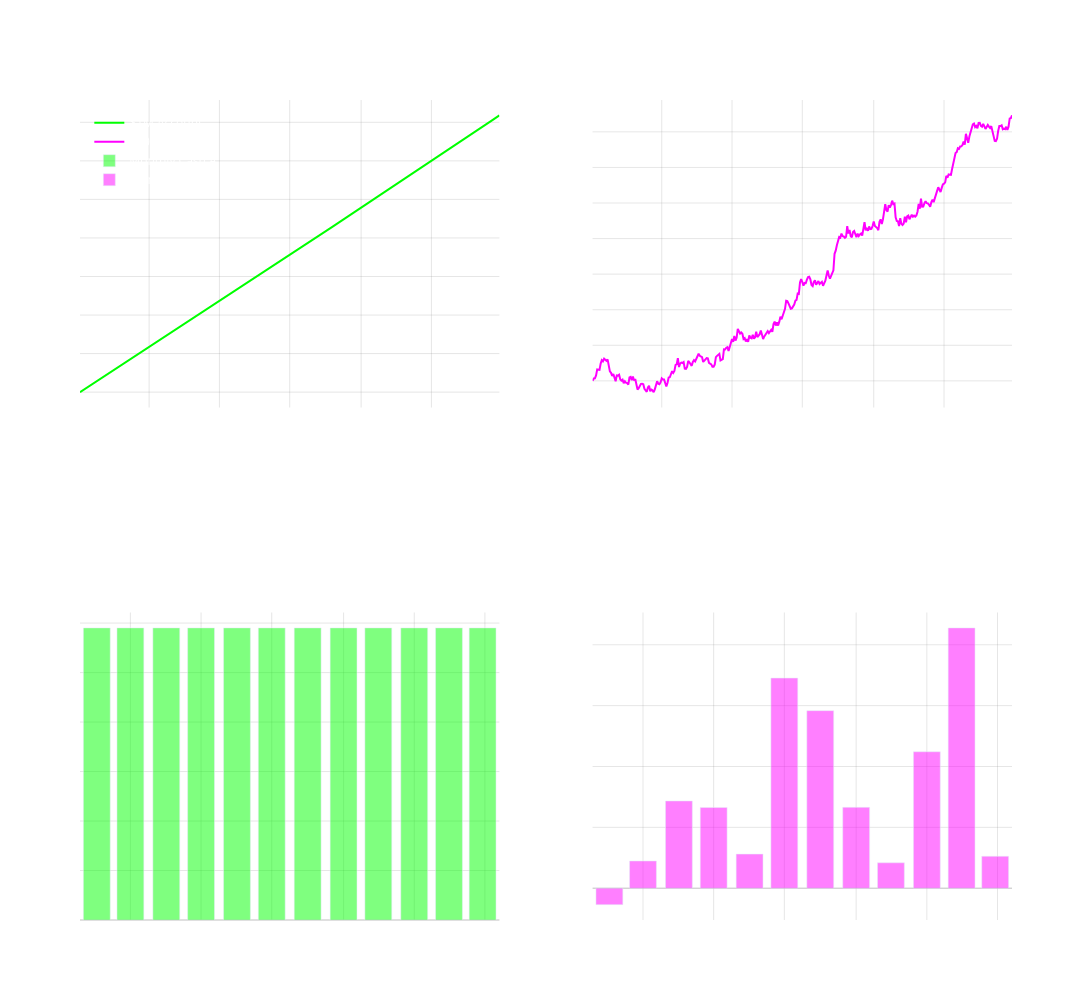

The notebook cell saved with this chart:
### Markdown cell above
**Cash** is, just like the others above, on its own, a useless measure, it gives us no perception of the capital being allocated or the performance

relative to portfolio size (for example, \$3,000/mo on a \$1,000,000 portfolio is **NOT** "good" - we'll see why below)

####  Example: Risk-Free Investments (U.S. Treasuries)

U.S. Treasuries are the closest proxy for a risk-free investment we have in real life - as my old finance professor once said:

*"If the U.S. is defaulting on your interest payments, you have far more concerns than if it is a valid risk-free rate proxy"*

Effectively, this shows why **cash** is **not** a useful measure of performance on its own. . .

### Code cell
import numpy as np
import plotly.graph_objects as go
from plotly.subplots import make_subplots
from datetime import datetime, timedelta

# Generate daily dates for 1 year
n_points = 365
dates = [datetime(2024,1,1) + timedelta(days=int(x)) for x in range(n_points)]

# Account A: $1,000,000 at 3.6% annual return (deterministic)
initial_a = 1_000_000
daily_rate_a = (1 + 0.036)**(1/365) - 1
strategy_a = [initial_a * (1 + daily_rate_a)**x for x in range(n_points)]

# Account B: $100,000 with stochastic 36% annual return but more consistent
initial_b = 100_000
target_annual_return = 0.36
daily_vol = 0.005  # Reduced volatility for more consistency
daily_drift = (np.log(1 + target_annual_return) - (daily_vol**2)/2)/365

# Generate stochastic path using GBM
np.random.seed(42)  # For reproducibility
daily_returns = np.random.normal(daily_drift, daily_vol, n_points)
strategy_b = [initial_b]
for ret in daily_returns:
    strategy_b.append(strategy_b[-1] * (1 + ret))
strategy_b = strategy_b[:-1]  # Remove extra point

# Calculate monthly cash generated
months = np.array([date.month for date in dates])
month_ends = np.where(np.diff(months))[0] + 1
month_ends = np.append(month_ends, -1)  # Add final point

# Fixed monthly cash for Account A (3.6% annual return)
monthly_return_a = (1 + 0.036)**(1/12) - 1
fixed_monthly_cash_a = initial_a * monthly_return_a

cash_generated_a = [fixed_monthly_cash_a] * len(month_ends)
cash_generated_b = []
prev_value_b = initial_b

for month_end in month_ends:
    cash_b = strategy_b[month_end] - prev_value_b
    cash_generated_b.append(cash_b)
    prev_value_b = strategy_b[month_end]

# Create figure with secondary y-axis
fig = make_subplots(rows=2, cols=2,
                    subplot_titles=(f"$1M Account (3.6% Return)", 
                                  f"$100K Account (Stochastic ~36% Return)",
                                  "Monthly Cash Generated - $1M Account",
                                  "Monthly Cash Generated - $100K Account"))

# Add strategy A to first subplot
fig.add_trace(
    go.Scatter(
        x=dates,
        y=strategy_a,
        mode='lines',
        line=dict(color='rgba(0, 255, 0, 1)'),  # Neon green
        name='$1M Account'
    ),
    row=1, col=1
)

# Add strategy B to second subplot
fig.add_trace(
    go.Scatter(
        x=dates,
        y=strategy_b,
        mode='lines',
        line=dict(color='rgba(255, 0, 255, 1)'),  # Neon purple
        name='$100K Account'
    ),
    row=1, col=2
)

# Add monthly cash generated for strategy A
fig.add_trace(
    go.Bar(
        x=[dates[i] for i in month_ends],
        y=cash_generated_a,
        name='Monthly Cash A',
        marker_color='rgba(0, 255, 0, 0.5)'
    ),
    row=2, col=1
)

# Add monthly cash generated for strategy B
fig.add_trace(
    go.Bar(
        x=[dates[i] for i in month_ends],
        y=cash_generated_b,
        name='Monthly Cash B',
        marker_color='rgba(255, 0, 255, 0.5)'
    ),
    row=2, col=2
)

# Update layout
fig.update_layout(
    height=1000,
    width=1200,
    showlegend=True,
    plot_bgcolor='rgba(0,0,0,0)',
    paper_bgcolor='rgba(0,0,0,0)',
    font=dict(color='white'),
    legend=dict(
        yanchor="top",
        y=0.99,
        xanchor="left",
        x=0.01
    ),
    title=dict(
        text=f'Portfolio Value and Monthly Cash Generation Comparison',
        y=0.95
    )
)

# Update axes
fig.update_xaxes(
    showgrid=True,
    gridwidth=1,
    gridcolor='rgba(128,128,128,0.2)',
    zeroline=True,
    zerolinewidth=1,
    zerolinecolor='rgba(128,128,128,0.5)'
)
fig.update_yaxes(
    showgrid=True,
    gridwidth=1,
    gridcolor='rgba(128,128,128,0.2)',
    zeroline=True,
    zerolinewidth=1,
    zerolinecolor='rgba(128,128,128,0.5)',
    title="Value ($)"
)

fig.show()

### Figure 1 — Plotly figure (JSON) as saved in the notebook; plotly's stock layout.template omitted (floating-point values rounded to 4 significant figures; data arrays with more than 128 entries replaced by an {"elided": "..."} marker saying what was removed)
{"data": [{"line": {"color": "rgba(0, 255, 0, 1)"}, "mode": "lines", "name": "$1M Account", "type": "scatter", "x": {"elided": "365 str values"}, "xaxis": "x", "y": {"elided": "365 float values"}, "yaxis": "y"}, {"line": {"color": "rgba(255, 0, 255, 1)"}, "mode": "lines", "name": "$100K Account", "type": "scatter", "x": {"elided": "365 str values"}, "xaxis": "x2", "y": {"elided": "365 float values"}, "yaxis": "y2"}, {"marker": {"color": "rgba(0, 255, 0, 0.5)"}, "name": "Monthly Cash A", "type": "bar", "x": ["2024-02-01T00:00:00", "2024-03-01T00:00:00", "2024-04-01T00:00:00", "2024-05-01T00:00:00", "2024-06-01T00:00:00", "2024-07-01T00:00:00", "2024-08-01T00:00:00", "2024-09-01T00:00:00", "2024-10-01T00:00:00", "2024-11-01T00:00:00", "2024-12-01T00:00:00", "2024-12-30T00:00:00"], "xaxis": "x3", "y": [2952.0, 2952.0, 2952.0, 2952.0, 2952.0, 2952.0, 2952.0, 2952.0, 2952.0, 2952.0, 2952.0, 2952.0], "yaxis": "y3"}, {"marker": {"color": "rgba(255, 0, 255, 0.5)"}, "name": "Monthly Cash B", "type": "bar", "x": ["2024-02-01T00:00:00", "2024-03-01T00:00:00", "2024-04-01T00:00:00", "2024-05-01T00:00:00", "2024-06-01T00:00:00", "2024-07-01T00:00:00", "2024-08-01T00:00:00", "2024-09-01T00:00:00", "2024-10-01T00:00:00", "2024-11-01T00:00:00", "2024-12-01T00:00:00", "2024-12-30T00:00:00"], "xaxis": "x4", "y": [-539.8, 894.2, 2866.0, 2654.0, 1120.0, 6905.0, 5835.0, 2657.0, 834.6, 4485.0, 8555.0, 1049.0], "yaxis": "y4"}], "layout": {"annotations": [{"font": {"size": 16}, "showarrow": false, "text": "$1M Account (3.6% Return)", "x": 0.225, "xanchor": "center", "xref": "paper", "y": 1, "yanchor": "bottom", "yref": "paper"}, {"font": {"size": 16}, "showarrow": false, "text": "$100K Account (Stochastic ~36% Return)", "x": 0.775, "xanchor": "center", "xref": "paper", "y": 1, "yanchor": "bottom", "yref": "paper"}, {"font": {"size": 16}, "showarrow": false, "text": "Monthly Cash Generated - $1M Account", "x": 0.225, "xanchor": "center", "xref": "paper", "y": 0.375, "yanchor": "bottom", "yref": "paper"}, {"font": {"size": 16}, "showarrow": false, "text": "Monthly Cash Generated - $100K Account", "x": 0.775, "xanchor": "center", "xref": "paper", "y": 0.375, "yanchor": "bottom", "yref": "paper"}], "font": {"color": "white"}, "height": 1000, "legend": {"x": 0.01, "xanchor": "left", "y": 0.99, "yanchor": "top"}, "paper_bgcolor": "rgba(0,0,0,0)", "plot_bgcolor": "rgba(0,0,0,0)", "showlegend": true, "title": {"text": "Portfolio Value and Monthly Cash Generation Comparison", "y": 0.95}, "width": 1200, "xaxis": {"anchor": "y", "domain": [0, 0.45], "gridcolor": "rgba(128,128,128,0.2)", "gridwidth": 1, "showgrid": true, "zeroline": true, "zerolinecolor": "rgba(128,128,128,0.5)", "zerolinewidth": 1}, "xaxis2": {"anchor": "y2", "domain": [0.55, 1], "gridcolor": "rgba(128,128,128,0.2)", "gridwidth": 1, "showgrid": true, "zeroline": true, "zerolinecolor": "rgba(128,128,128,0.5)", "zerolinewidth": 1}, "xaxis3": {"anchor": "y3", "domain": [0, 0.45], "gridcolor": "rgba(128,128,128,0.2)", "gridwidth": 1, "showgrid": true, "zeroline": true, "zerolinecolor": "rgba(128,128,128,0.5)", "zerolinewidth": 1}, "xaxis4": {"anchor": "y4", "domain": [0.55, 1], "gridcolor": "rgba(128,128,128,0.2)", "gridwidth": 1, "showgrid": true, "zeroline": true, "zerolinecolor": "rgba(128,128,128,0.5)", "zerolinewidth": 1}, "yaxis": {"anchor": "x", "domain": [0.625, 1], "gridcolor": "rgba(128,128,128,0.2)", "gridwidth": 1, "showgrid": true, "title": {"text": "Value ($)"}, "zeroline": true, "zerolinecolor": "rgba(128,128,128,0.5)", "zerolinewidth": 1}, "yaxis2": {"anchor": "x2", "domain": [0.625, 1], "gridcolor": "rgba(128,128,128,0.2)", "gridwidth": 1, "showgrid": true, "title": {"text": "Value ($)"}, "zeroline": true, "zerolinecolor": "rgba(128,128,128,0.5)", "zerolinewidth": 1}, "yaxis3": {"anchor": "x3", "domain": [0, 0.375], "gridcolor": "rgba(128,128,128,0.2)", "gridwidth": 1, "showgrid": true, "title": {"text": "Value ($)"}, "zeroline": true, "zerolinecolor": "rgba(128,128,128,0.5)", "zerolinewidth": 1}, "yaxis4": {"anchor": "x4", "domain": [0, 0.375], "gridcolor": "rgba(128,128,128,0.2)", "gridwidth": 1, "showgrid": true, "title": {"text": "Value ($)"}, "zeroline": true, "zerolinecolor": "rgba(128,128,128,0.5)", "zerolinewidth": 1}}}
